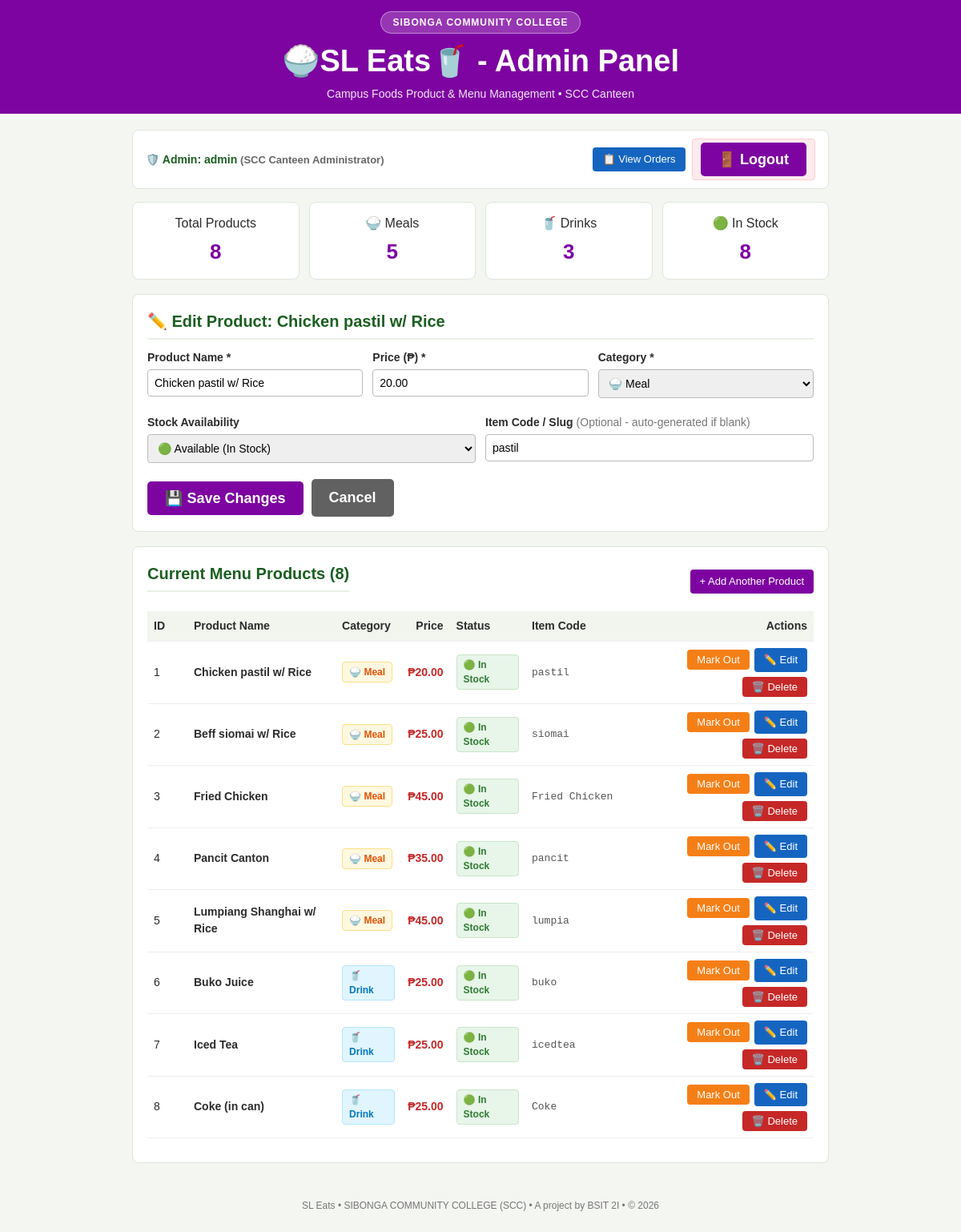
The app's page /admin.php?edit=1 (signed in) with its own data.
### tables this page shows
CREATE TABLE IF NOT EXISTS `menu_items` (
  `id` INT AUTO_INCREMENT PRIMARY KEY,
  `item_code` VARCHAR(50) NOT NULL UNIQUE,
  `name` VARCHAR(100) NOT NULL,
  `price` DECIMAL(10, 2) NOT NULL,
  `type` ENUM('meal', 'drink') NOT NULL,
  `is_available` TINYINT(1) DEFAULT 1,
  `created_at` TIMESTAMP DEFAULT CURRENT_TIMESTAMP
);

### admin.php (the view, shortened to what this page needs)
<?php
require_once __DIR__ . '/db.php';
$edit_item = null;
if (isset($_GET['edit'])) {
  $edit_id = (int)$_GET['edit'];
  if ($edit_id > 0) {
    $stmt = $conn->prepare("SELECT * FROM `menu_items` WHERE `id` = ?");
    if ($stmt) {
      $stmt->bind_param("i", $edit_id);
      $stmt->execute();
      $res = $stmt->get_result();
      if ($res->num_rows > 0) {
        $edit_item = $res->fetch_assoc();
      }
    }
  }
}
$menu_items = [];
$res = $conn->query("SELECT * FROM `menu_items` ORDER BY FIELD(`type`, 'meal', 'drink'), `id` ASC");
if ($res && $res->num_rows > 0) {
  while ($row = $res->fetch_assoc()) {
    $menu_items[] = $row;
  }
}
$total_products = count($menu_items);
$total_meals = 0;
$total_drinks = 0;
$total_available = 0;
foreach ($menu_items as $item) {
  if ($item['type'] === 'meal') $total_meals++;
  if ($item['type'] === 'drink') $total_drinks++;
  if ((int)$item['is_available'] === 1) $total_available++;
}
?>
<!DOCTYPE html>
<html lang="en">
<head>
  <link rel="stylesheet" href="style.css">
</head>
<body>
  <header>
    <div class="scc-badge">sibonga community college</div>
    <h1> 🍚SL Eats🥤 - Admin Panel</h1>
    <p>Campus Foods Product & Menu Management &bull; SCC Canteen</p>
  </header>
  <div class="container">
    <div class="user-bar">
      <div class="user-info">
        🛡️ Admin: <strong><?php echo htmlspecialchars($_SESSION['admin_username']); ?></strong>
        <span style="color: #666; font-size: 13px;">(<?php echo htmlspecialchars($_SESSION['admin_name'] ?? 'Administrator'); ?>)</span>
      </div>
      <div style="display: flex; gap: 8px; align-items: center;">
        <a href="view_orders.php" class="btn btn-sm" style="background: #1565c0;">📋 View Orders</a>
        <a href="logout.php?role=admin" class="logout-btn"><button>🚪 Logout</button></a>
      </div>
    </div>
    <div class="stats-grid">
      <div class="stat-card">
        <div>Total Products</div>
        <div class="num"><?php echo $total_products; ?></div>
      </div>
      <div class="stat-card">
        <div>🍚 Meals</div>
        <div class="num"><?php echo $total_meals; ?></div>
      </div>
      <div class="stat-card">
        <div>🥤 Drinks</div>
        <div class="num"><?php echo $total_drinks; ?></div>
      </div>
      <div class="stat-card">
        <div>🟢 In Stock</div>
        <div class="num"><?php echo $total_available; ?></div>
      </div>
    </div>
    <div class="card" id="productForm">
      <h2><?php echo $edit_item ? '✏️ Edit Product: ' . htmlspecialchars($edit_item['name']) : '➕ Add New Product'; ?></h2>
      <form method="post" action="admin.php">
        <div class="form-grid">
          <div>
            <label for="name">Product Name *</label>
            <input type="text" id="name" name="name" placeholder="e.g. Pork Sisig w/ Rice"
                   value="<?php echo $edit_item ? htmlspecialchars($edit_item['name']) : ''; ?>" required>
          </div>
          <div>
            <label for="price">Price (₱) *</label>
            <input type="number" step="0.01" min="1" id="price" name="price" class="form-control" placeholder="e.g. 50.00"
                   value="<?php echo $edit_item ? htmlspecialchars($edit_item['price']) : ''; ?>" required>
          </div>
          <div>
            <label for="type">Category *</label>
            <select id="type" name="type" required>
              <option value="meal" <?php echo ($edit_item && $edit_item['type'] === 'meal') ? 'selected' : ''; ?>>🍚 Meal</option>
            </select>
          </div>
        </div>
        <div class="form-grid">
          <div>
            <label for="is_available">Stock Availability</label>
            <select id="is_available" name="is_available">
              <option value="1" <?php echo (!$edit_item || (int)$edit_item['is_available'] === 1) ? 'selected' : ''; ?>>🟢 Available (In Stock)</option>
            </select>
          </div>
          <div>
            <label for="item_code">Item Code / Slug <span style="font-weight: normal; color: #777;">(Optional - auto-generated if blank)</span></label>
            <input type="text" id="item_code" name="item_code" placeholder="e.g. pork_sisig"
                   value="<?php echo $edit_item ? htmlspecialchars($edit_item['item_code']) : ''; ?>">
          </div>
        </div>
        <div style="display: flex; gap: 10px; align-items: center; margin-top: 6px;">
          <button type="submit" class="btn">
            <?php echo $edit_item ? '💾 Save Changes' : '➕ Add Product'; ?>
          </button>
          <?php if ($edit_item): ?>
            <a href="admin.php" class="btn btn-secondary">Cancel</a>
          <?php endif; ?>
        </div>
      </form>
    </div>
    <div class="card">
      <div style="display: flex; justify-content: space-between; align-items: center; margin-bottom: 12px; flex-wrap: wrap; gap: 10px;">
        <h2>Current Menu Products (<?php echo count($menu_items); ?>)</h2>
        <a href="#productForm" class="btn btn-sm" style="font-size: 13px;">+ Add Another Product</a>
      </div>
      <?php if (empty($menu_items)): ?>
        <p style="text-align: center; color: #777; padding: 25px;">No products in menu yet. Use the form above to add your first product!</p>
      <?php else: ?>
        <div style="overflow-x: auto;">
          <table>
            <thead>
              <tr>
                <th style="width: 50px;">ID</th>
                <th>Product Name</th>
                <th>Category</th>
                <th class="right">Price</th>
                <th>Status</th>
                <th style="width: 140px;">Item Code</th>
                <th style="width: 220px;" class="right">Actions</th>
              </tr>
            </thead>
            <tbody>
              <?php foreach ($menu_items as $prod): ?>
                <tr>
                  <td><?php echo (int)$prod['id']; ?></td>
                  <td><strong><?php echo htmlspecialchars($prod['name']); ?></strong></td>
                  <td>
                    <?php if ($prod['type'] === 'meal'): ?>
                      <span class="badge badge-meal">🍚 Meal</span>
                    <?php else: ?>
                      <span class="badge badge-drink">🥤 Drink</span>
                    <?php endif; ?>
                  </td>
                  <td class="right" style="font-weight: bold; color: #c62828;">
                    ₱<?php echo number_format($prod['price'], 2); ?>
                  </td>
                  <td>
                    <?php if ((int)$prod['is_available'] === 1): ?>
                      <span class="badge badge-available">🟢 In Stock</span>
                    <?php else: ?>
                      <span class="badge badge-unavailable">🔴 Out of Stock</span>
                    <?php endif; ?>
                  </td>
                  <td style="font-family: monospace; font-size: 13px; color: #555;">
                    <?php echo htmlspecialchars($prod['item_code']); ?>
                  </td>
                  <td class="right">
                    <div class="action-group" style="justify-content: flex-end;">
                      <form method="post" action="admin.php">
                        <button type="submit" class="btn btn-sm <?php echo (int)$prod['is_available'] === 1 ? 'btn-warning' : 'btn-success'; ?>"
                                title="Toggle stock availability">
                          <?php echo (int)$prod['is_available'] === 1 ? 'Mark Out' : 'Mark In'; ?>
                        </button>
                      </form>
                      <a href="admin.php?edit=<?php echo (int)$prod['id']; ?>#productForm" class="btn btn-sm" style="background: #1565c0;" title="Edit product">
                        ✏️ Edit
                      </a>
                      <form method="post" action="admin.php" onsubmit="return confirm('Are you sure you want to delete \'<?php echo addslashes($prod['name']); ?>\'?');">
                        <button type="submit" class="btn btn-sm btn-danger" title="Delete product">
                          🗑️ Delete
                        </button>
                      </form>
                    </div>
                  </td>
                </tr>
              <?php endforeach; ?>
            </tbody>
          </table>
        </div>
      <?php endif; ?>
    </div>
  </div>
  <footer>
    SL Eats &bull; SIBONGA COMMUNITY COLLEGE (SCC) &bull; A project by BSIT 2I &bull; &copy; <?php echo date('Y'); ?>
  </footer>
</body>
</html>

### style.css (style rules this page uses)
* { box-sizing: border-box; margin: 0; padding: 0; }
body { font-family: Arial, Helvetica, sans-serif; background: #f4f6f2; color: #2b2b2b; line-height: 1.5; }
header { background: #7d04a1; color: white; padding: 14px 20px; text-align: center; }
header h1 { font-size: 38px; margin-bottom: 2px; }
header p { font-size: 14px; opacity: 0.9; }
.scc-badge { display: inline-block; background: rgba(255, 255, 255, 0.2); border: 1px solid rgba(255, 255, 255, 0.4); color: #fff; padding: 4px 14px; border-radius: 20px; font-size: 12px; font-weight: bold; letter-spacing: 1px; margin-bottom: 6px; text-transform: uppercase; }
.container { max-width: 900px; margin: 20px auto; padding: 0 15px; }
.card { background: white; border: 1px solid #dfe5da; border-radius: 8px; padding: 18px; margin-bottom: 18px; }
.card h2 { font-size: 20px; color: #1b5e20; margin-bottom: 12px; border-bottom: 2px solid #e8f0e4; padding-bottom: 6px; }
.user-bar { display: flex; justify-content: space-between; align-items: center; background: #ffffff; border: 1px solid #dfe5da; border-radius: 8px; padding: 10px 16px; margin-bottom: 16px; font-size: 14px; flex-wrap: wrap; gap: 10px; }
.user-bar .user-info { font-weight: bold; color: #1b5e20; }
.user-bar a.logout-btn { color: #c62828; text-decoration: none; font-weight: bold; font-size: 13px; padding: 4px 10px; border: 1px solid #ffcdd2; border-radius: 4px; background: #ffebee; }
label { display: block; font-size: 14px; margin-bottom: 4px; font-weight: bold; }
input[type="text"], input[type="password"], input[type="number"].form-control, select { width: 100%; padding: 8px; border: 1px solid #bbb; border-radius: 4px; margin-bottom: 12px; font-size: 14px; }
.form-grid { display: grid; grid-template-columns: repeat(auto-fit, minmax(200px, 1fr)); gap: 12px; margin-bottom: 8px; }
button, .btn { background: #7d04a1; color: white; border: none; padding: 10px 22px; border-radius: 5px; font-size: 18px; font-weight: bold; cursor: pointer; text-decoration: none; display: inline-block; text-align: center; transition: background 0.2s ease; }
.btn-sm { padding: 5px 12px; font-size: 13px; border-radius: 4px; font-weight: normal; }
.btn-danger { background: #c62828 !important; }
.btn-secondary { background: #616161 !important; }
.btn-warning { background: #f57f17 !important; }
.stats-grid { display: grid; grid-template-columns: repeat(auto-fit, minmax(180px, 1fr)); gap: 12px; margin-bottom: 18px; }
.stat-card { background: white; border: 1px solid #dfe5da; border-radius: 8px; padding: 14px; text-align: center; }
.stat-card .num { font-size: 26px; font-weight: bold; color: #7d04a1; margin-top: 4px; }
.badge { display: inline-block; padding: 3px 8px; border-radius: 4px; font-size: 12px; font-weight: bold; text-transform: capitalize; }
.badge-meal { background: #fff8e1; color: #e65100; border: 1px solid #ffe082; }
.badge-drink { background: #e1f5fe; color: #0277bd; border: 1px solid #b3e5fc; }
.badge-available { background: #e8f5e9; color: #2e7d32; border: 1px solid #c8e6c9; }
.action-group { display: flex; gap: 6px; align-items: center; flex-wrap: wrap; }
.action-group form { margin: 0; display: inline-block; }
table { width: 100%; border-collapse: collapse; margin-bottom: 12px; font-size: 14px; }
th, td { padding: 8px; border-bottom: 1px solid #eee; text-align: left; }
th { background: #f1f5ee; font-weight: bold; }
td.right, th.right { text-align: right; }
footer { text-align: center; font-size: 12px; color: #777; padding: 24px 20px; }

### admin.php (style rules this page uses)
.stats-grid { display: grid; grid-template-columns: repeat(auto-fit, minmax(180px, 1fr)); gap: 12px; margin-bottom: 18px; }
.stat-card { background: white; border: 1px solid #dfe5da; border-radius: 8px; padding: 14px; text-align: center; }
.stat-card .num { font-size: 26px; font-weight: bold; color: #7d04a1; margin-top: 4px; }
.action-group { display: flex; gap: 6px; align-items: center; flex-wrap: wrap; }
.action-group form { margin: 0; display: inline-block; }

### records on screen
menu_items: name "Chicken pastil w/ Rice", price "20.00", type "🍚 Meal", is_available "🟢 Available (In Stock)", item_code "pastil", id "1", shows "🟢 In Stock", shows "Mark Out"
menu_items: id "2", name "Beff siomai w/ Rice", type "🍚 Meal", price "25.00", is_available "🟢 In Stock", item_code "siomai"
menu_items: id "3", name "Fried Chicken", type "🍚 Meal", price "45.00", is_available "🟢 In Stock", item_code "Fried Chicken"
menu_items: id "4", name "Pancit Canton", type "🍚 Meal", price "35.00", is_available "🟢 In Stock", item_code "pancit"
menu_items: id "5", name "Lumpiang Shanghai w/ Rice", type "🍚 Meal", price "45.00", is_available "🟢 In Stock", item_code "lumpia"
menu_items: id "6", name "Buko Juice", type "🥤 Drink", price "25.00", is_available "🟢 In Stock", item_code "buko"
menu_items: id "7", name "Iced Tea", type "🥤 Drink", price "25.00", is_available "🟢 In Stock", item_code "icedtea"
menu_items: id "8", name "Coke (in can)", type "🥤 Drink", price "25.00", is_available "🟢 In Stock", item_code "Coke"

### other values on screen
$_SESSION['admin_username'] "admin"
$_SESSION['admin_name'] "SCC Canteen Administrator"
$total_products "8"
$total_meals "5"
$total_drinks "3"
$total_available "8"
count($menu_items) "8"
